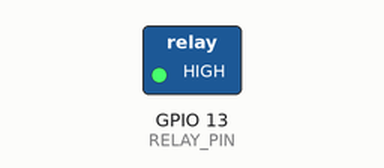
The program below on a simulated ESP32. On the bench: switched loads named in the program (green lamp = pin HIGH). Dashed ring = blinking.

Above: at 0.2 s.
Timing chart, 0 to 3.0 s (numbered marks = the images above):
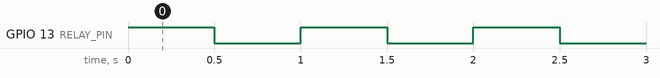

Measured:
- by itself, GPIO 13 (RELAY_PIN): alternates HIGH for 0.50 s and LOW for 0.50 s

The program:

main.cpp
```cpp
// (licence header left out)
const int RELAY_PIN = 13;  // Control pin for relay driver (transistor/MOSFET)

void setup() {
  // Configure pin 13 as output for relay control
  pinMode(RELAY_PIN, OUTPUT);
}

void loop() {
  // Activate relay (transistor driver closed)
  digitalWrite(RELAY_PIN, HIGH);
  // Wait 500 ms
  delay(500);
  // Deactivate relay
  digitalWrite(RELAY_PIN, LOW);
  delay(500);
}
```
